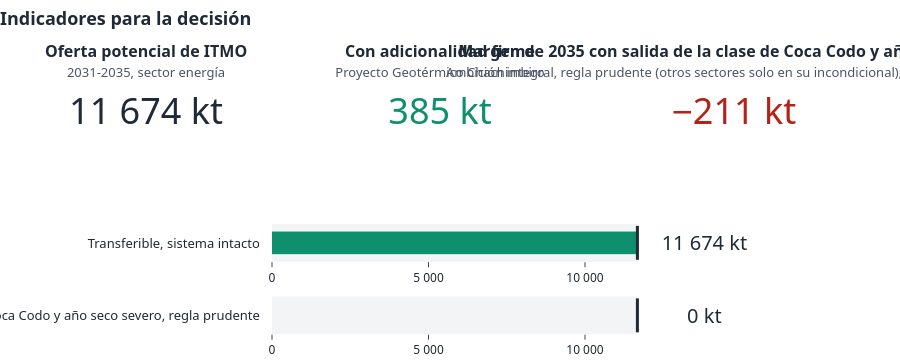

Notebook code cell kept with this figure:
### Markdown cell above
## 4. Resultados principales

### Code cell
ver('g00_indicadores')

### Figure 1 — Plotly figure (JSON) as saved in the notebook; plotly's stock layout.template omitted (floating-point values rounded to 4 significant figures)
{"data": [{"domain": {"x": [0, 0.3], "y": [0.58, 1]}, "mode": "number", "number": {"font": {"color": "#1F2937", "size": 36}, "suffix": " kt", "valueformat": ",.0f"}, "title": {"font": {"size": 16}, "text": "<b>Oferta potencial de ITMO</b><br><span style='font-size:13px;color:#4B5563'>2031-2035, sector energía</span>"}, "type": "indicator", "value": 11670.0}, {"domain": {"x": [0.35, 0.65], "y": [0.58, 1]}, "mode": "number", "number": {"font": {"color": "#0E8F6E", "size": 36}, "suffix": " kt", "valueformat": ",.0f"}, "title": {"font": {"size": 16}, "text": "<b>Con adicionalidad firme</b><br><span style='font-size:13px;color:#4B5563'>Proyecto Geotérmico Chachimbiro</span>"}, "type": "indicator", "value": 384.8}, {"domain": {"x": [0.7, 1], "y": [0.58, 1]}, "mode": "number", "number": {"font": {"color": "#B42318", "size": 36}, "suffix": " kt", "valueformat": ",.0f"}, "title": {"font": {"size": 16}, "text": "<b>Margen de 2035 con salida de la clase de Coca Codo y año seco severo</b><br><span style='font-size:13px;color:#4B5563'>Ambición integral, regla prudente (otros sectores solo en su incondicional); negativo: incumple</span>"}, "type": "indicator", "value": -210.7}, {"domain": {"x": [0.3, 0.88], "y": [0.27, 0.4]}, "gauge": {"axis": {"range": [0, 11670.0], "tickformat": ",.0f"}, "bar": {"color": "#0E8F6E", "thickness": 0.6}, "bgcolor": "#F3F4F6", "borderwidth": 0, "shape": "bullet", "threshold": {"line": {"color": "#1F2937", "width": 3}, "thickness": 0.9, "value": 11670.0}}, "mode": "number+gauge", "number": {"font": {"color": "#1F2937", "size": 20}, "suffix": " kt", "valueformat": ",.0f"}, "title": {"text": "<span style='font-size:13px'>Transferible, sistema intacto</span>"}, "type": "indicator", "value": 11670.0}, {"domain": {"x": [0.3, 0.88], "y": [0.02, 0.15]}, "gauge": {"axis": {"range": [0, 11670.0], "tickformat": ",.0f"}, "bar": {"color": "#0E8F6E", "thickness": 0.6}, "bgcolor": "#F3F4F6", "borderwidth": 0, "shape": "bullet", "threshold": {"line": {"color": "#1F2937", "width": 3}, "thickness": 0.9, "value": 11670.0}}, "mode": "number+gauge", "number": {"font": {"color": "#1F2937", "size": 20}, "suffix": " kt", "valueformat": ",.0f"}, "title": {"text": "<span style='font-size:13px'>Transferible con salida de la clase de Coca Codo y año seco severo, regla prudente</span>"}, "type": "indicator", "value": 0.0}], "layout": {"font": {"color": "#1F2937", "family": "Fira Sans, Segoe UI, Arial, sans-serif"}, "height": 360, "margin": {"b": 20, "l": 20, "r": 40, "t": 50}, "separators": ", ", "title": {"font": {"size": 18}, "text": "<b>Indicadores para la decisión</b>", "x": 0}}}
